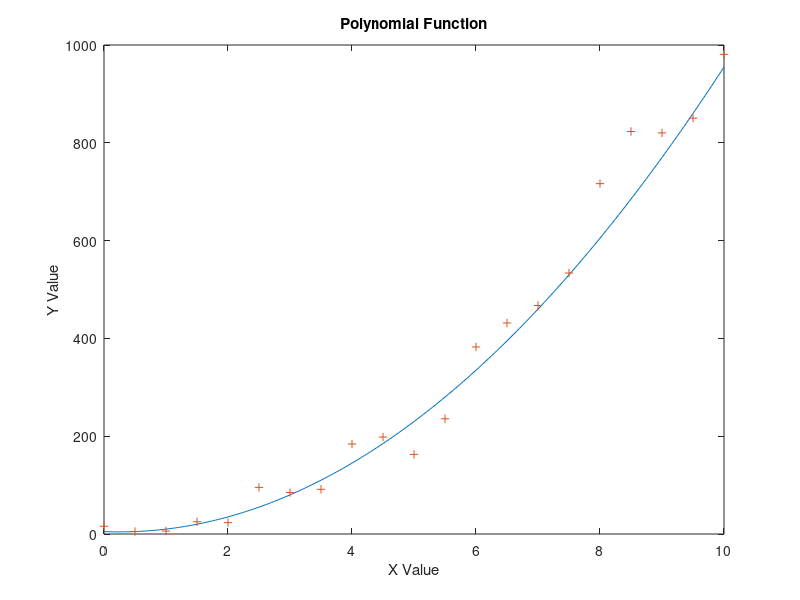
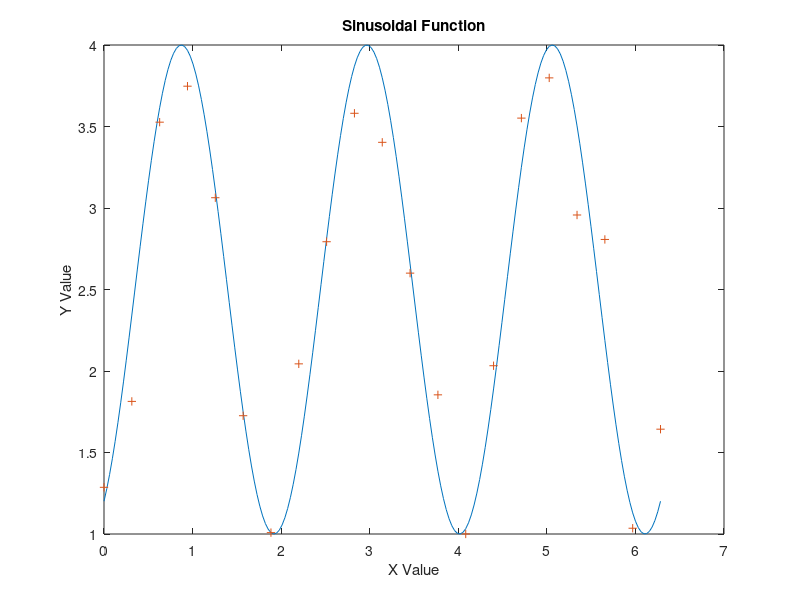
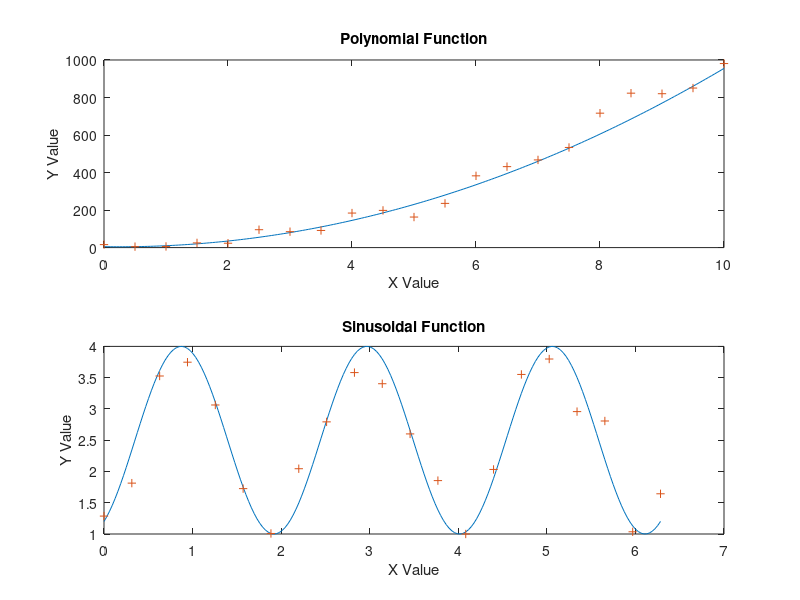
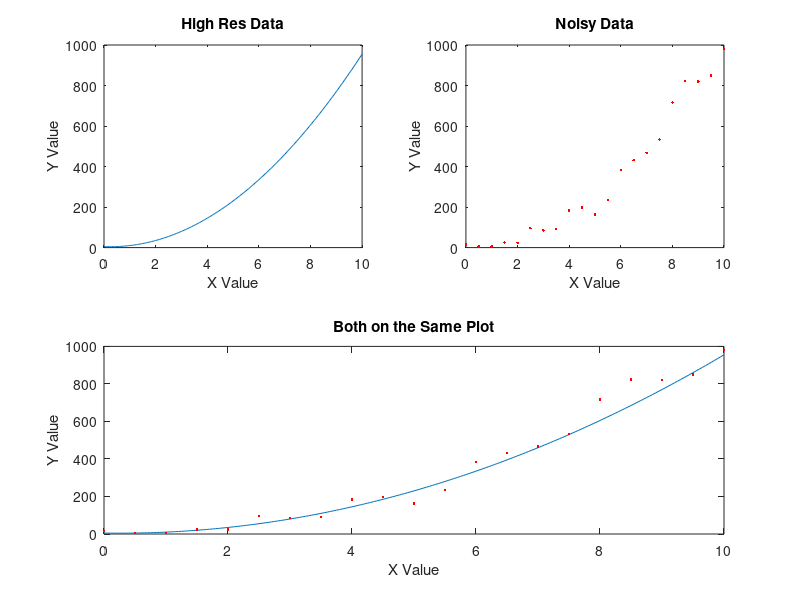

The MATLAB script that drew these images, in order:
clear; clc; close all;
    
    %% Creating and Plotting the Polynomial Data
%High Data Denxity Calculation
x1=(0:.05:10); %create high density independent variable
y1=10*(x1).^2-5*(x1)+5; %create high density depenent variable

%Low Data Density Calculation
x2=(0:.5:10); %create low density indpendent variable
x2n=x2+2*(.5-rand(size(x2))); %add random noise on top of x2
y2=10*(x2n).^2-5*(x2n)+5;  %calculate low density y from noisy x2 variable

%plotting the parabolic data
figure; %create the figure to plot the data in
plot (x1,y1); %plot high density data on graph with default settings
hold on; %keep what is plotted on the graph for the next plot command
plot(x2,y2,'+'); %plot low density data with '+' as symbol
xlabel('X Value'); ylabel('Y Value'); title('Polynomial Function');
    %create x and y labels in adition to a plot title
        
%% Creating and Plotting the Sinusoidal Data
%High Data Denxity Calculation
x3=2*pi*(0:.5:100)/100;  %create high density independent variable
y3=1.5*sin(3*x3+5*pi/3)+2.5;  %create high density depenent variable

%Low Data Density Calculation
x4=2*pi*(0:5:100)/100;  %create low density indpendent variable
x4n=x4+0.3*(.5-rand(size(x4)));  %add random noise on top of x4
y4=1.5*sin(3*x4n+5*pi/3)+2.5;  %calculate low density y from noisy x4 

%plotting the sine data
figure;  %create the figure to plot the data in
plot(x3, y3);  %plot high density data on graph with default settings
hold on;  %keep what is plotted on the graph for the next plot command
plot(x4,y4,'+'); %plot low density data with '+' as symbol
xlabel('X Value'); ylabel('Y Value'); title('Sinusoidal Function');
    %create x and y labels in adition to a plot title

%% Plotting with Subplots
figure;
subplot(2,1,1); %In a 2x1 grid, plot the following on the 1st place
	plot (x1,y1); hold on;
    plot(x2,y2,'+') 
    xlabel('X Value'); ylabel('Y Value'); title('Polynomial Function');
subplot(2,1,2); %In a 2x1 grid, plot the following on the 2nd place
    plot(x3, y3);  hold on;
	plot(x4,y4,'+');
    xlabel('X Value'); ylabel('Y Value'); title('Sinusoidal Function');

figure;
subplot (2,2,1); 
    plot(x1,y1);
    xlabel('X Value'); ylabel('Y Value'); title('High Res Data');
subplot (2,2,2); 
    plot(x2,y2,'r.');
    xlabel('X Value'); ylabel('Y Value'); title('Noisy Data');
subplot(2,1,2); 
    plot(x1,y1); hold on; 
    plot (x2,y2,'r.');
    xlabel('X Value'); ylabel('Y Value'); title ('Both on the Same Plot');


